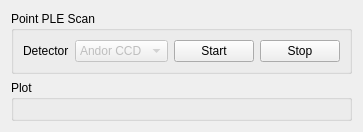
      <widget class="QWidget" name="aotf_point_scan_widget">
       <attribute name="title">
        <string>Point PLE Scan</string>
       </attribute>
       <layout class="QVBoxLayout" name="verticalLayout_4" stretch="0,1">
        <item>
         <widget class="QGroupBox" name="groupBox_3">
          <property name="title">
           <string>Point PLE Scan</string>
          </property>
          <layout class="QGridLayout" name="gridLayout_2">
           <item row="0" column="3">
            <widget class="QPushButton" name="ple_point_scan_stop_pushButton">
             <property name="text">
              <string>Stop</string>
             </property>
            </widget>
           </item>
           <item row="0" column="1">
            <widget class="QComboBox" name="ple_point_scan_detector_comboBox">
             <property name="enabled">
              <bool>false</bool>
             </property>
             <property name="editable">
              <bool>false</bool>
             </property>
             <item>
              <property name="text">
               <string>Andor CCD</string>
              </property>
             </item>
             <item>
              <property name="text">
               <string>APD</string>
              </property>
             </item>
            </widget>
           </item>
           <item row="0" column="2">
            <widget class="QPushButton" name="ple_point_scan_start_pushButton">
             <property name="text">
              <string>Start</string>
             </property>
            </widget>
           </item>
           <item row="0" column="0">
            <widget class="QLabel" name="label_8">
             <property name="text">
              <string>Detector</string>
             </property>
            </widget>
           </item>
          </layout>
         </widget>
        </item>
        <item>
         <widget class="QGroupBox" name="aotf_point_scan_plot_groupBox">
          <property name="title">
           <string>Plot</string>
          </property>
          <layout class="QVBoxLayout" name="verticalLayout_5"/>
         </widget>
        </item>
       </layout>
      </widget>
